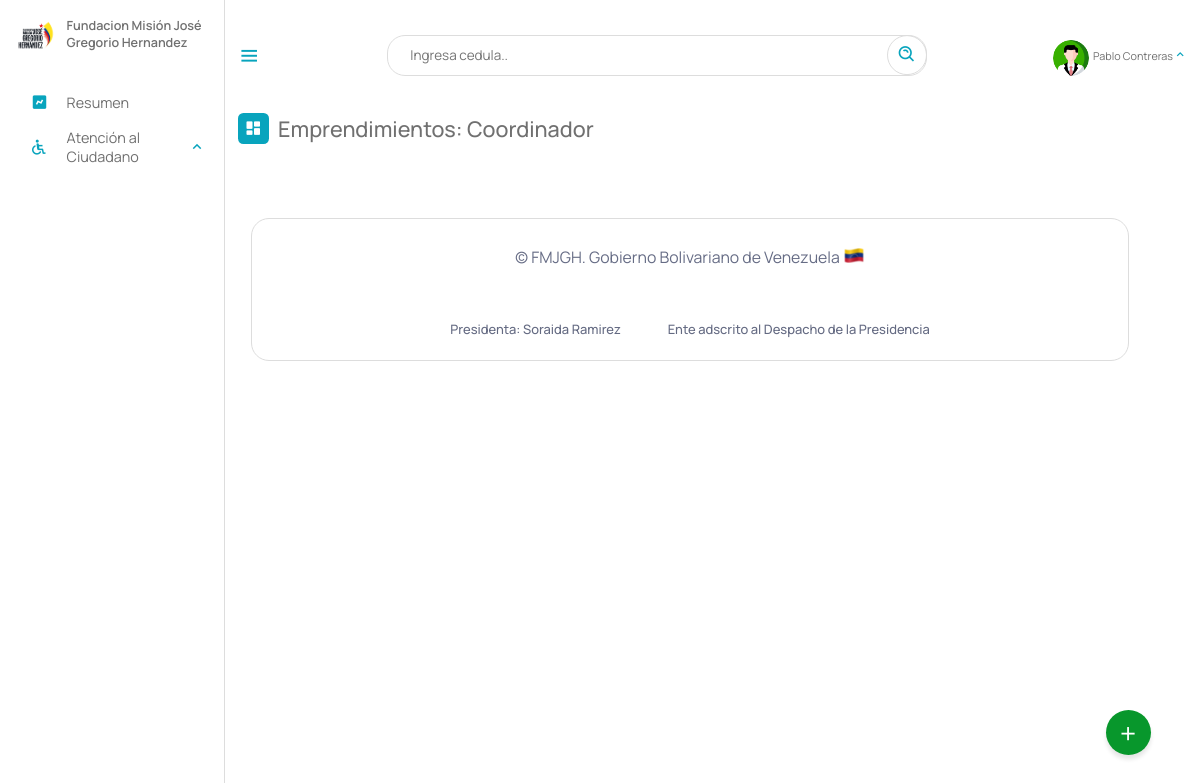
Page /Escritorio/13-emprendimientos.php (signed in) on the earlier database version.
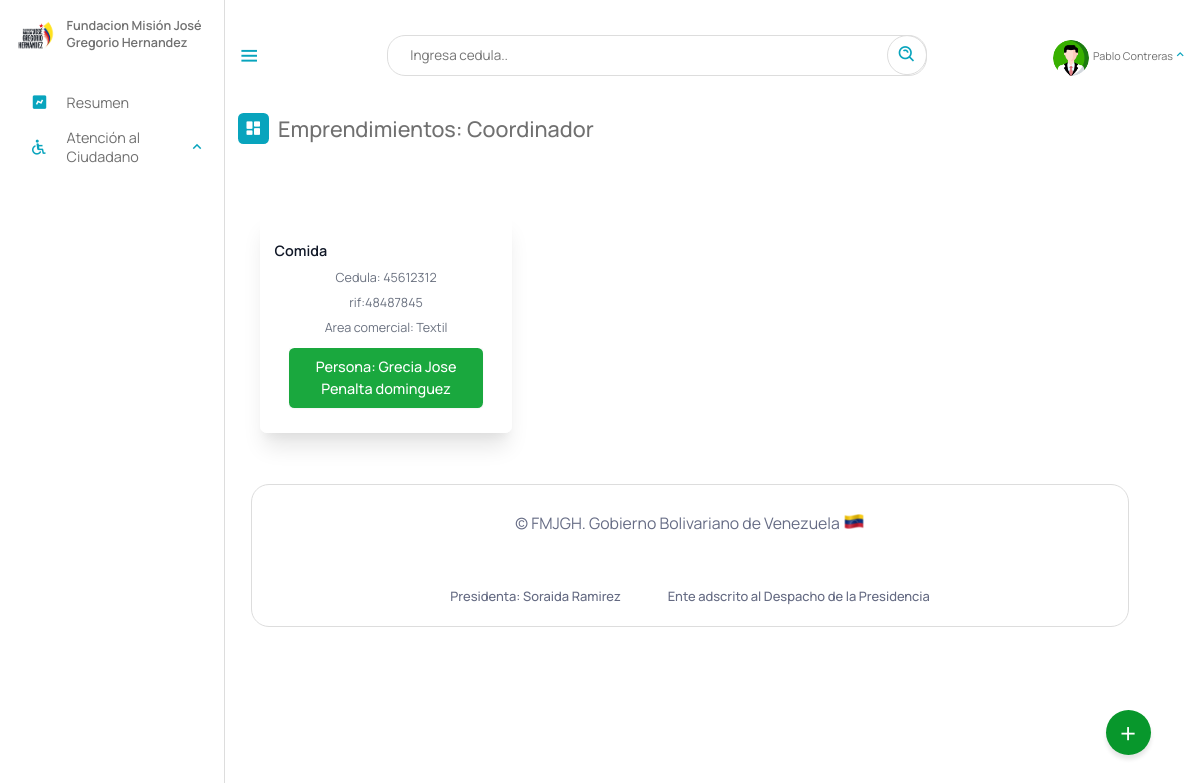
Same page on the later database version.
### tables this page shows
CREATE TABLE `detalles_emprendimiento` (
  `id` int(11) NOT NULL AUTO_INCREMENT,
  `cedula` int(11) DEFAULT NULL,
  `nombre_emprendimiento` text DEFAULT NULL,
  `rif_emprendimiento` varchar(50) DEFAULT NULL,
  `area_comercial` text DEFAULT NULL,
  `banco` text DEFAULT NULL,
  PRIMARY KEY (`id`),
  KEY `cedula` (`cedula`),
  CONSTRAINT `detalles_emprendimiento_ibfk_1` FOREIGN KEY (`cedula`) REFERENCES `beneficiario` (`cedula`) ON DELETE CASCADE ON UPDATE CASCADE
);

CREATE TABLE `beneficiario` (
  `cedula` int(12) NOT NULL,
  `nombre` text NOT NULL,
  `apellido` text NOT NULL,
  `fecha_naci` date NOT NULL,
  `email` varchar(50) NOT NULL,
  `telefono` varchar(12) NOT NULL,
  `nacionalidad` char(2) NOT NULL,
  `edad` int(2) NOT NULL,
  `sexo` char(1) NOT NULL,
  `edo_civil` text NOT NULL,
  `nro_hijo` int(2) DEFAULT NULL,
  `estado` varchar(10) NOT NULL,
  `municipio` varchar(20) NOT NULL,
  `parroquia` varchar(10) NOT NULL,
  `discapacidad` varchar(10) NOT NULL,
  `atencion_solicitada` varchar(10) NOT NULL,
  `certificado` varchar(50) DEFAULT NULL,
  `registrado_por` text DEFAULT NULL,
  `fecha_registro` date NOT NULL,
  PRIMARY KEY (`cedula`),
  KEY `estado` (`estado`),
  KEY `discapacidad` (`discapacidad`),
  KEY `atencion_solicitada` (`atencion_solicitada`),
  KEY `municipio` (`municipio`),
  KEY `parroquia` (`parroquia`),
  CONSTRAINT `beneficiario_ibfk_1` FOREIGN KEY (`estado`) REFERENCES `estados` (`id_estados`) ON DELETE CASCADE,
  CONSTRAINT `beneficiario_ibfk_2` FOREIGN KEY (`municipio`) REFERENCES `municipios` (`id_municipios`) ON DELETE CASCADE,
  CONSTRAINT `beneficiario_ibfk_3` FOREIGN KEY (`parroquia`) REFERENCES `parroquia` (`id`) ON DELETE CASCADE ON UPDATE CASCADE,
  CONSTRAINT `beneficiario_ibfk_4` FOREIGN KEY (`discapacidad`) REFERENCES `discapacid_e` (`id_e`) ON DELETE CASCADE,
  CONSTRAINT `beneficiario_ibfk_5` FOREIGN KEY (`atencion_solicitada`) REFERENCES `tipoatencion` (`id`) ON DELETE CASCADE
);

### php/01-discapacitados.php (called while the page is built, shortened)
<?php
include_once("ManejadorBD.php");
class Discapacitados extends ManejadorBD
{
	private $cnn;
	public function __construct($tipoConexion)
	{
		$this->cnn = parent::conectar($tipoConexion);
	}
	public function emprendimientos()
	{
		try {
			$stmt = $this->cnn->prepare("SELECT detalles_emprendimiento.nombre_emprendimiento, detalles_emprendimiento.cedula, detalles_emprendimiento.rif_emprendimiento, detalles_emprendimiento.area_comercial, beneficiario.nombre, beneficiario.apellido FROM
				 `detalles_emprendimiento`, beneficiario WHERE
				 beneficiario.cedula = detalles_emprendimiento.cedula and
				 `nombre_emprendimiento`!='' and rif_emprendimiento !=''");
			$stmt->setFetchMode(PDO::FETCH_ASSOC);
			$stmt->execute();
			return $stmt->fetchAll();
		} catch (PDOException $error) {
			echo "Error: ejecutando consulta SQL." . $error->getMessage();
			exit();
		}
	}
}

### php/ManejadorBD.php (called while the page is built, shortened)
<?php
	class ManejadorBD extends PDO {
		public $srv	= SRV;
		public $usr	= USR;
		public $pas	= PAS;
		public $dbn	= BDN;
		public function conectar($tipoConexion){
			try{
				switch ($tipoConexion) {
				    case 1:
				        $dsn = "mysql:host=$this->srv;dbname=$this->dbn";
				        break;
				}
				$dbh = new PDO($dsn, $this->usr, $this->pas);
    			$dbh->setAttribute(PDO::ATTR_ERRMODE, PDO::ERRMODE_EXCEPTION);
			}catch(PDOException $error){
                echo "Error al Conectar con la Base de Datos: ".$error->getMessage();
                exit();
			}
            $this->conexionBD = $dbh;
			return $this->conexionBD;
		}
	}
?>

### Escritorio/13-emprendimientos.php (the view, shortened to what this page needs)
<?php
include_once("partearriba.php");
?>
<div class="dash-contenido">
    <div class="overview">
        <div class="titulo">
            <i class='bx bxs-dashboard'> </i>
            <span class="link-name">Emprendimientos: <?php echo $rol ?></span>
        </div>
    </div>
    <div class="resumen">
        <?php
        include_once("../php/01-discapacitados.php");
        $mod = new Discapacitados(1);
        $consulta = $mod->emprendimientos();
        if ($consulta) {
            foreach ($consulta as $registros) {
        ?>
                <div class="card">
                    <div class="header">
                        <div class="content">
                            <span class="title"><?php echo $registros["nombre_emprendimiento"] ?></span>
                            <p class="message">Cedula: <?php echo $registros["cedula"] ?></p>
                            <p class="message"> rif:<?php echo $registros["rif_emprendimiento"] ?></p>
                            <p class="message">Area comercial: <?php echo $registros["area_comercial"] ?></p>
                        </div>
                        <div class="actions">
                            <button class="desactivate" type="button">Persona: <?php echo $registros["nombre"]." ".$registros["apellido"] ?> </button>
                        </div>
                    </div>
                </div>
        <?php
            }
        }
        ?>
    </div>
</div>
<?php
include_once("parteabajo.php");
?>

### Escritorio/partearriba.php (shortened to what this page needs)
<!DOCTYPE html>
<html lang="es">
<head>
    <link rel="stylesheet" href="estilo.css">
    <link rel="stylesheet" href="dash.css">
    <link rel="stylesheet" href="02-buttons/01-buttons.css">
    <link href='https://unpkg.com/boxicons@2.1.4/css/boxicons.min.css' rel='stylesheet'>
<link rel="stylesheet" href="https://cdnjs.cloudflare.com/ajax/libs/font-awesome/6.5.2/css/all.min.css" />
</head>
<body>
    <?php
    if (isset($_SESSION['cedula'])) {
        $NombreUsuarioActivo = $_SESSION['nombre'];
        $rol = $_SESSION["rol"];
        $gerencia = $_SESSION['gerencia'];
    }
    switch ($rol) {
        case "2coor":
            $rol = "Coordinador";
            break;
    }
    ?>
    <nav class="sidebar">
        <header>
            <div class="image-text">
                <span class="image">
                    <img src="logo3.png" alt="logo">
                </span>
                <div class="text header-text">
                    <span class="name">Fundacion Misión José Gregorio Hernandez</span>
                </div>
            </div>
        </header>
        <ul class="nav-links">
            <li>
                <a href="index.php">
                    <i class='bx bxs-chart'></i>
                    <span class="link-name">Resumen</span>
                </a>
            </li>
            <?php
            if ($gerencia == "2Atc" || $rol == "Superusuario") {
            ?>
                <li>
                    <div class="ioncn-link">
                        <a>
                            <i class='bx bx-handicap'></i>
                            <span class="link-name">Atención al Ciudadano</span>
                        </a>
                        <i class='bx bx-chevron-up'></i>
                    </div>
                </li>
            <?php
            }
            ?>
        </ul>
    </nav>
    <main class="menu-dash">
        <div class="top">
            <i class='bx bx-menu sidebar-toggle'></i>
            <div class="busqueda">
                <input type="text" id="input_search" placeholder="Ingresa cedula..">
                <a href="#" class="search" id="search"><i class='bx bx-search-alt bx-rotate-90'></i></a>
            </div>
            <li>
                <div class="ioncn-link">
                    <a><?php
                            if($_SESSION["profile_photo"]){
                                $ruta = "fotos_perfil/". $_SESSION["profile_photo"];
                            }else{
                                $ruta = "profile.png";
                            }
                        ?>
                        <div class="img-profi">
                             <img src="<?php echo $ruta ?>" alt="">
                        </div>
                        <span class="link_name" id="user_active"><?php echo $NombreUsuarioActivo ?></span>
                    </a>
                    <i class='bx bx-chevron-up'></i>
                </div>
            </li>
        </div>
        <div class="action">
            <span class="abrir" onclick="actionToggle()">+</span>
        </div>

### Escritorio/parteabajo.php (shortened to what this page needs)
<div class="footer__info container">
    <span class="footer_copy">
        &#169; FMJGH. Gobierno Bolivariano de Venezuela <img src="ve.png">
    </span>
    <br><br>
    <div class="footer__privacy">
        <a>Presidenta: Soraida Ramirez</a>
        <a>Ente adscrito al Despacho de la Presidencia</a>
    </div>
</div>
</main>
</body>
</html>

### Escritorio/estilo.css (style rules this page uses)
* { font-family: 'Manrope', sans-serif; margin: 0; padding: 0; box-sizing: border-box; scroll-behavior: smooth; }
:root { --body-color: ; --tran-03:all 0.2 ease ; --tran-03:all 0.3s ease ; --tran-03:all 0.4s ease ; --tran-03:all 0.5s ease ; }
body { height: 100vh; background-color: #fff; }
.sidebar .text { font-size: 14px; font-weight: 500; color: #707070; }
.sidebar .image { min-width: 60px; display: flex; align-items: center; }
.sidebar { position: fixed; top: 0; left: 0; height: 100%; width: 250px; padding: 20px 0px 0px 14px ; background-color: #fff; transition: 0.3s; border-right: 1px solid #ddd; }
.sidebar header { position: relative; }
.sidebar .image-text img { width: 50px; border-radius: 6px; }
.sidebar header .image-text { display: flex; align-items: center; }
header .image-text .header-text { display: flex; flex-direction: column; transition: 0.3; }
.header-text .name { font-weight: 600; text-align: left; margin-top: -2px; }
.sidebar .nav-links { background-color: rgb(255, 255, 255); height: 100%; padding-top: 30px; }
.sidebar .nav-links li { position: relative; list-style: none; transition: all 0.4s ease; }
.sidebar .nav-links li .ioncn-link { display: flex; align-items: left; justify-content: space-between; }
.bx-chevron-up { transition: transform .3s; }
.sidebar .nav-links li i { height: 50px; min-width: 60px; text-align: center; line-height: 50px; color:#08A4BD ; font-size: 20px; }
.sidebar .nav-links li a { text-decoration: none; display: flex; align-items: center; justify-content: left; }
.sidebar .nav-links li a .link-name { font-size: 16px; font-weight: 400; color: #707070; transition: 0.3s ease; }
.menu-dash { position: relative; left: 250px; background-color: #fff; height: 100vh; width: calc(100% - 300px); padding: 10px 14px; transition: 0.3s; }
.menu-dash .top { display: flex; position: fixed; top: 0px; left: 250px; align-items: center; justify-content: space-between; width: calc(100% - 250px); backdrop-filter: blur(15px); padding: 10px 14px; transition: 0.3; height: 123px; z-index: 500; }
.menu-dash .top .sidebar-toggle { font-size: 26px; cursor: pointer; color: #08A4BD; }
.menu-dash .top .busqueda { position: relative; height: 45px; max-width: 600px; width: 100%; margin: 0 30px; }
.top .busqueda input { height: 100%; width: 100%; position: absolute; border: 1px solid #ddd; padding: 0 50px 0 25px; outline: none; font-size: 15px; border-radius: 20px; }
.top .busqueda i { position: absolute; right: 0px; font-size: 22px; z-index: 10; top: 50%; transform: translateY(-50%); color: #08A4BD; padding: 10px; border: 1px solid #ddd; border-radius: 50px; }
.top img { width: 40px; border-radius: 100%; margin-top: 10px; height: 40px; object-fit: cover; }
.menu-dash .top .link_name { font-size: 12px; }
.menu-dash .top i { color: #08A4BD; }
.menu-dash .dash-contenido { padding-top: 45px; }
.menu-dash .titulo { display: flex; align-items: center; margin: 70px 0 30px 0; }
.menu-dash .titulo i { position: relative; height: 35px; width: 35px; background-color: #08A4BD; border-radius: 6px; color: #fff; display: flex; align-items: center; justify-content: center; font-size: 20px; }
.menu-dash .titulo .link-name { font-size: 24PX; font-weight: 500; color: #707070; margin-left: 10px; }
.menu-dash .top li { list-style: none; }
.menu-dash .top li .ioncn-link { display: flex; justify-content: space-between; align-items: center; }
.menu-dash .top li .ioncn-link a { text-decoration: none; display: flex; align-items: center; justify-content: center; gap: 5px; flex-wrap: nowrap; position: relative; color: #707070; }
.container { background-color: #fff; border: 1px solid #ddd; max-width: 100%; border-radius: 20px; padding: 30px; margin: 0 15px; }
.action { position: fixed; bottom: 50px; right: 55px; width: 50px; height: 50px; background: #08972c; border-radius: 50%; cursor: pointer; box-shadow: 0 5px 5px rgba(0,0,0,0.1); z-index: 50; }
.action span { position: relative; width: 100%; height: 100%; display: flex; justify-content: center; align-items: center; color: #fff; font-size: 2em; transition: 0.3s ease-in-out; }

### Escritorio/02-buttons/01-buttons.css (style rules this page uses)
body { margin: 0; padding: 0; }

Differences in the rows shown:
added detalles_emprendimiento: nombre_emprendimiento "Comida", cedula "45612312", rif_emprendimiento "48487845", area_comercial "Textil", cedula.nombre "Grecia Jose", cedula.apellido "Penalta dominguez"
